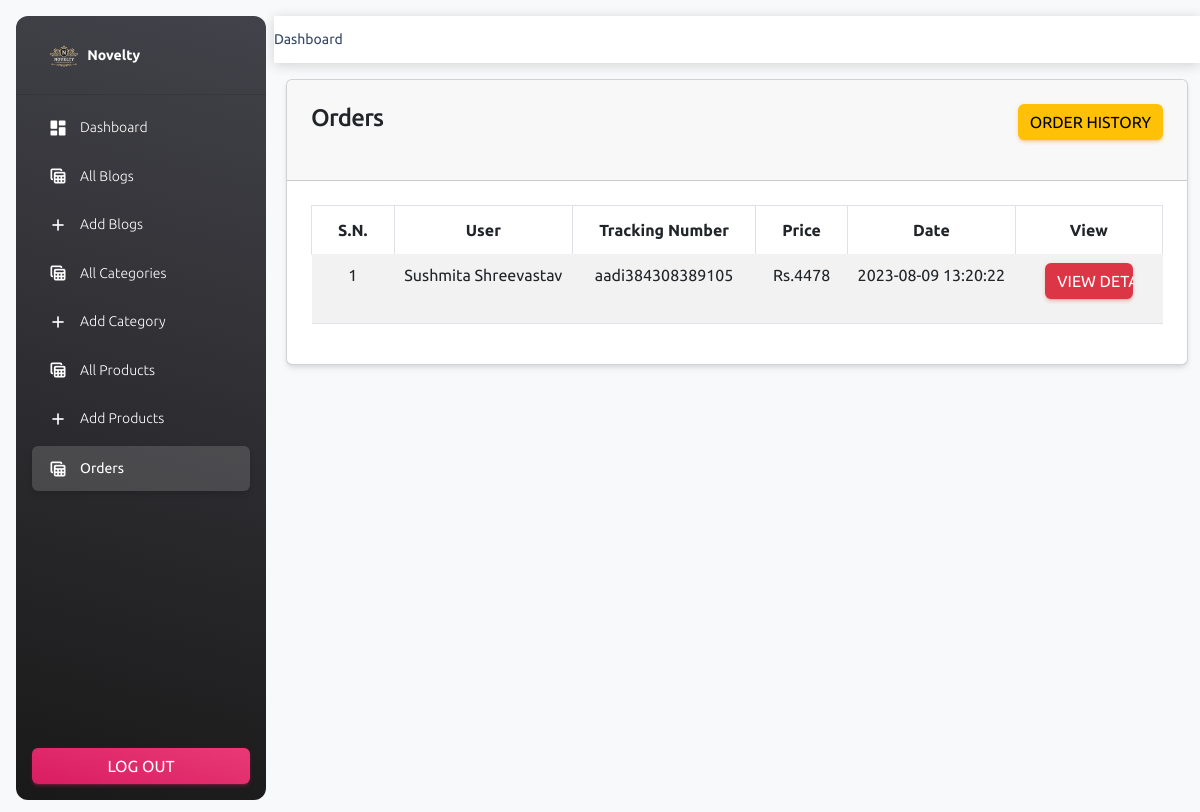
/Dashboard/main/orders.php (signed in), run on the app's committed database.
### tables this page shows
CREATE TABLE `orders` (
  `id` int(11) NOT NULL,
  `tracking_no` varchar(191) NOT NULL,
  `user_id` int(191) NOT NULL,
  `name` varchar(191) NOT NULL,
  `email` varchar(191) NOT NULL,
  `phone` varchar(191) NOT NULL,
  `address` mediumtext NOT NULL,
  `city` varchar(191) NOT NULL,
  `total_price` int(191) NOT NULL,
  `payment_mode` varchar(191) NOT NULL,
  `payment_id` varchar(191) NOT NULL,
  `status` tinyint(4) NOT NULL DEFAULT 0,
  `comments` varchar(255) DEFAULT NULL,
  `created_at` timestamp NOT NULL DEFAULT current_timestamp()
);

### Login/functions/myfunctions.php (called while the page is built, shortened)
<?php
require '../../Dashboard/configer/dbcon.php';
function getAllOrders()
{
    global $con;
    $query = "SELECT * FROM orders WHERE status='0'";
    return $query_run = mysqli_query($con, $query);
}
?>

### Dashboard/main/orders.php (the view, shortened to what this page needs)
<?php
include('header.php');
?>
<div class="container">
    <div class="row">
        <div class="col-md-12">
            <div class="card">
                <div class="card-header">
                   <h4> Orders
                    <a href="order-history.php" class="btn btn-warning float-end"> Order History </a>
                   </h4>
                </div>
                <div class="card-body" id="products_table">
                    <table class="table table-bordered table-striped" style="text-align: center;" border:1px solid #ddd>
                        <thead>
                            <tr>
                                <th class="col-md-1">S.N.</th>
                                <th class="col-md-1">User</th>
                                <th class="col-md-1">Tracking Number</th>
                                <th class="col-md-1">Price</th>
                                <th class="col-md-1">Date</th>
                                <th class="col-md-1">View</th>
                            </tr>
                        </thead>
                        <tbody>
                            <?php
                            $orders = getAllOrders();
                            if(mysqli_num_rows($orders))
                            {
                                $count=1;
                                foreach($orders as $item)
                                {
                                    ?>
                                        <tr>
                                            <td><?= $count ?></td>
                                            <td><?= $item['name'];?></td>
                                            <td><?= $item['tracking_no'];?></td>
                                            <td>Rs.<?= $item['total_price'];?></td>
                                            <td><?= $item['created_at'];?></td>
                                            <td>
                                                <a href="./view-order.php?t=<?=$item['tracking_no'];?>" class="btn btn-danger col-md-8">View Details</a>
                                            </td>
                                        </tr>
                                    <?php
                                    $count++;
                                }
                            }
                              ?>
                    </table>
                </div>
            </div>
        </div>
    </div>
</div>
<?php include('footer.php');?>

### Dashboard/main/assets/css/style.css (style rules this page uses)
* { font-family: "Ubuntu", sans-serif; margin: 0; padding: 0; box-sizing: border-box; }
:root { --blue: #2a2185; --white: #fff; --gray: #f5f5f5; --black1: #222; --black2: #999; }
body { min-height: 100vh; overflow-x: hidden; }
.container { position: relative; width: 100%; }

### data on the page
orders: name "Sushmita Shreevastav", tracking_no "aadi384308389105", total_price "4478", created_at "2023-08-09 13:20:22"
